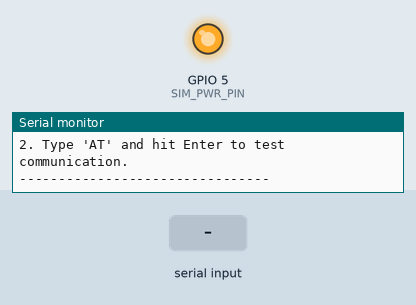
Simulated run of this sketch. Board: ESP32. On the bench: output pins drawn as LEDs (lit = HIGH), the last lines printed to the serial monitor. Inputs (shaded band) come from the test bench.

Above: at 2.2 s.
2.3 s: "T\n" received over Serial
At 3.5 s:
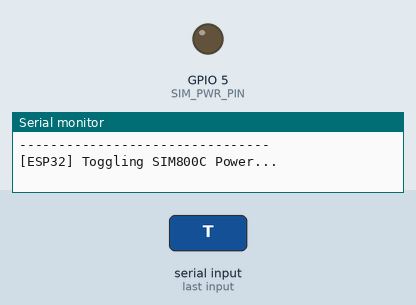
5.3 s: "T\n" received over the second serial link
8.3 s: "1\n" received over Serial
9.8 s: "1\n" received over the second serial link
Timing chart, 0 to 12.3 s (numbered marks = the images above; inputs shaded):
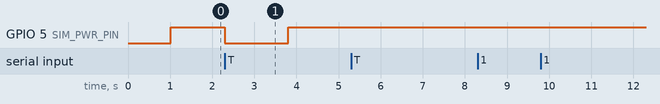

Measured:
- after the input at 2.3 s, GPIO 5 (SIM_PWR_PIN): HIGH → LOW at once, → HIGH 1.5 s later

The sketch:

SIM800CHardwareTest.ino
```cpp
// --- SIM800C HARDWARE TEST SKETCH ---

#define SIM_RX_PIN 26 // ESP32 RX -> SIM800C TXD
#define SIM_TX_PIN 27 // ESP32 TX -> SIM800C RXD
#define SIM_PWR_PIN 5 // ESP32 Pin 5 -> SIM800C link pin

HardwareSerial SerialSIM(1);

void toggleModemPower() {
  Serial.println("\n[ESP32] Toggling SIM800C Power...");
  pinMode(SIM_PWR_PIN, OUTPUT);

  // Pulling Pin 5 to LOW connects the 'link' pin to GND, simulating a button press
  digitalWrite(SIM_PWR_PIN, LOW);
  delay(1500);                     // Hold the "button" for 1.5 seconds
  digitalWrite(SIM_PWR_PIN, HIGH); // Release the "button"

  Serial.println("[ESP32] Power toggle complete. Waiting 3 seconds...");
  delay(3000);
}

void setup() {
  // Start serial communication with the PC
  Serial.begin(115200);

  // Start serial communication with the SIM800C
  // Default baud rate for SIM800C is usually 9600
  SerialSIM.begin(9600, SERIAL_8N1, SIM_RX_PIN, SIM_TX_PIN);

  delay(1000);
  Serial.println("\n\n--- SIM800C BRIDGE STARTED ---");
  Serial.println("1. Type 'T' and hit Enter to toggle the modem power.");
  Serial.println("2. Type 'AT' and hit Enter to test communication.");
  Serial.println("--------------------------------\n");

  // Initialize the power pin to HIGH so it doesn't accidentally trigger
  pinMode(SIM_PWR_PIN, OUTPUT);
  digitalWrite(SIM_PWR_PIN, HIGH);
}

void loop() {
  // 1. Read commands from your PC and send them to the Modem
  if (Serial.available()) {
    String command = Serial.readStringUntil('\n');
    command.trim(); // Remove extra spaces

    if (command.length() > 0) {
      if (command.equalsIgnoreCase("T")) {
        toggleModemPower();
      } else {
        Serial.println("[You] " + command);
        SerialSIM.println(command); // Send the command to the modem
      }
    }
  }

  // 2. Read responses from the Modem and print them to your PC
  if (SerialSIM.available()) {
    String response = SerialSIM.readStringUntil('\n');
    response.trim();
    if (response.length() > 0) {
      Serial.println("[Modem] " + response);
    }
  }
}
```
